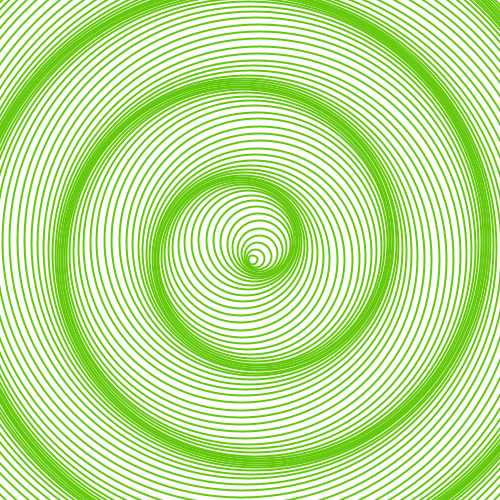
Frame 1 (no input)
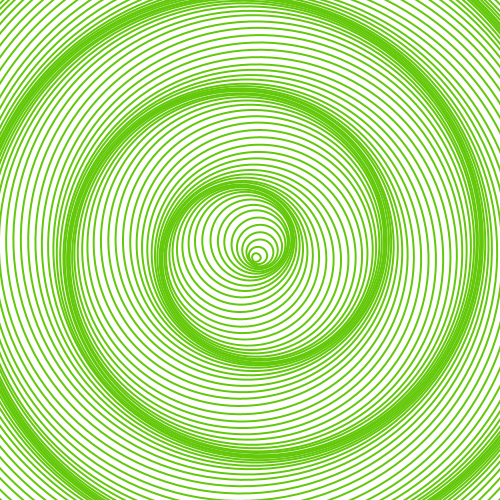
Frame 60 (the mouse pressed at the canvas centre just before this capture)
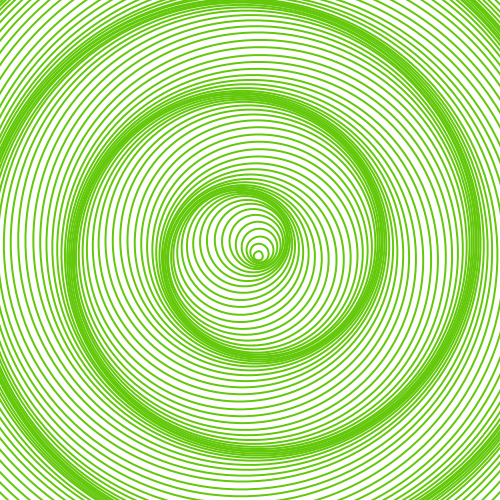
Frame 120 (the mouse held since frame 60 and released just before this capture)

The Processing sketch that drew these frames (run headless with seeded random() and noise(); from frame 60 on, the mouse is pressed at the canvas centre):

// Processing sketch: circleSwirl
// ── circleSwirl.pde
float time = 0.0;

void setup(){
  size(500,500);
  background(255);
  //smooth();
  strokeWeight(2);
  noFill();
  stroke(100,200,10);

}

void draw(){
  translate(width/2,height/2);
  rotate(time);
  translate(-width/2,-height/2);
  background(255);
    for (int i=0;i<100;i++){
    pushMatrix();
    translate(10*sin(0.3*i),10*cos(0.3*i));
    ellipse(width/2,height/2,9*i,9*i);
    popMatrix();
  }
  time+=0.1;
}
void keyPressed() {
  if (key == 's') {
    save("screen.tif");
  }

  if (key == 'r') {
    setup();
  }
}
